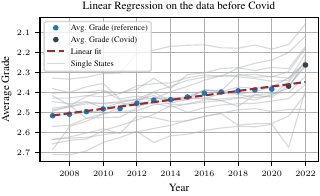

Write Python code to recreate this figure.
import os
import numpy as np
import pandas as pd
import matplotlib.pyplot as plt
import school_analysis as sa
import matplotlib.pyplot as plt
from tueplots.constants.color import rgb
from school_analysis.preprocessing.load import Loader

# Settings and definitions
REFERENCE_BEFORE = 2021
DEBUG = False
loader = Loader()
grades = loader.load("abi-grades")


def get_average_grades_by_year_and_state(flat_data: pd.DataFrame, states=["BW"]):
    plot_data: pd.DataFrame = pd.DataFrame()
    for state in states:
        state_data = flat_data[state].copy()
        average_grades_per_year = state_data.apply(lambda col: np.dot(
            col, state_data.index) / col.sum(), axis=0).sort_index()
        plot_data[state] = average_grades_per_year
    return plot_data.copy()


# Aggregate data by year and state
data = get_average_grades_by_year_and_state(
    grades, grades.columns.get_level_values(0))
overall_mean = data.mean(axis=1)
overall_mean = overall_mean.reset_index().rename(
    columns={'index': 'year', 0: 'grade'})
overall_mean["year"] = overall_mean["year"].astype(np.int32)

# Calculate linear regression
reg_data = overall_mean.copy()
reg_data = reg_data.drop(
    reg_data[reg_data["year"].astype(np.int32) >= REFERENCE_BEFORE].index)
X = np.array([[1, reg_data["year"].iloc[i]]
             for i in range(reg_data.shape[0])], dtype=np.int32)
y = np.array(reg_data["grade"])

w, res, _, _ = np.linalg.lstsq(X, y, rcond=None)
print(f"w={w}; res={res}")

# -- Plotting --
fig, ax = plt.subplots()

# Federal States in the background
label_set = False
for state in data.columns:
    ax.plot(
        data[state].index.astype(np.int32),
        data[state],
        "-",
        color=rgb.tue_gray,
        alpha=0.5,
        label="Single States" if not label_set else None,
        lw=0.3,
    )
    label_set = True

# Plot the data before Covid
ax.plot(
    reg_data["year"],
    reg_data["grade"],
    ".",
    label="Avg. Grade (reference)",
    lw=0.5,
)

# Plot the data after Covid
ax.plot(
    overall_mean.loc[overall_mean["year"] >= REFERENCE_BEFORE, "year"],
    overall_mean.loc[overall_mean["year"] >= REFERENCE_BEFORE, "grade"],
    ".",
    label="Avg. Grade (Covid)",
    color=rgb.tue_dark,
    lw=0.5,
)


# Linear fit
xp = overall_mean["year"].unique().astype(np.int32)
ax.plot(
    xp, w[0] + w[1] * (xp), label="Linear fit", color=rgb.tue_red, lw=0.5
)

# Regression uncertainty
# ax.fill_between(
#     xp,
#     w[0] + w[1] * (xp) - np.sqrt(res / len(y)),
#     w[0] + w[1] * (xp) + np.sqrt(res / len(y)),
#     alpha=0.4,
#     color=rgb.tue_dark,
# )

ax.invert_yaxis()
ax.grid(True)
ax.set_xlabel("Year")
ax.set_ylabel("Average Grade")
# Create the legend with the specified order
order = [1, 2, 3, 0]
handles, labels = ax.get_legend_handles_labels()
ax.legend([handles[idx] for idx in order], [labels[idx] for idx in order])
ax.set_title("Linear Regression on the data before Covid")

if DEBUG:
    plt.show(block=True)

fig.savefig(os.path.join(sa.PROJECT_PATH, "doc",
            "report", "fig", "fig_rising_grades.pdf"), format="pdf")
